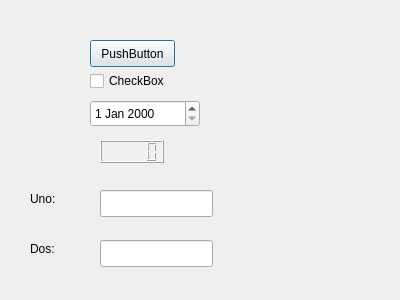
<?xml version="1.0" encoding="UTF-8"?>
<ui version="4.0">
 <class>Dialog</class>
 <widget class="QDialog" name="Dialog">
  <property name="geometry">
   <rect>
    <x>0</x>
    <y>0</y>
    <width>400</width>
    <height>300</height>
   </rect>
  </property>
  <property name="windowTitle">
   <string>Dialog</string>
  </property>
  <widget class="QPushButton" name="btnAccion">
   <property name="enabled">
    <bool>true</bool>
   </property>
   <property name="geometry">
    <rect>
     <x>90</x>
     <y>40</y>
     <width>85</width>
     <height>27</height>
    </rect>
   </property>
   <property name="font">
    <font>
     <family>Arial</family>
    </font>
   </property>
   <property name="text">
    <string>PushButton</string>
   </property>
  </widget>
  <widget class="QCheckBox" name="checkBox">
   <property name="geometry">
    <rect>
     <x>90</x>
     <y>70</y>
     <width>87</width>
     <height>22</height>
    </rect>
   </property>
   <property name="text">
    <string>CheckBox</string>
   </property>
  </widget>
  <widget class="QLCDNumber" name="lcdNumber">
   <property name="geometry">
    <rect>
     <x>100</x>
     <y>140</y>
     <width>64</width>
     <height>23</height>
    </rect>
   </property>
  </widget>
  <widget class="QDateEdit" name="dateEdit">
   <property name="geometry">
    <rect>
     <x>90</x>
     <y>100</y>
     <width>110</width>
     <height>27</height>
    </rect>
   </property>
  </widget>
  <widget class="QLineEdit" name="lineEdit_1">
   <property name="geometry">
    <rect>
     <x>100</x>
     <y>190</y>
     <width>113</width>
     <height>27</height>
    </rect>
   </property>
  </widget>
  <widget class="QLineEdit" name="lineEdit_2">
   <property name="geometry">
    <rect>
     <x>100</x>
     <y>240</y>
     <width>113</width>
     <height>27</height>
    </rect>
   </property>
  </widget>
  <widget class="QLabel" name="label">
   <property name="geometry">
    <rect>
     <x>30</x>
     <y>190</y>
     <width>54</width>
     <height>17</height>
    </rect>
   </property>
   <property name="text">
    <string>Uno:</string>
   </property>
  </widget>
  <widget class="QLabel" name="label_2">
   <property name="geometry">
    <rect>
     <x>30</x>
     <y>240</y>
     <width>54</width>
     <height>17</height>
    </rect>
   </property>
   <property name="text">
    <string>Dos:</string>
   </property>
  </widget>
 </widget>
 <tabstops>
  <tabstop>lineEdit_1</tabstop>
  <tabstop>lineEdit_2</tabstop>
  <tabstop>dateEdit</tabstop>
  <tabstop>btnAccion</tabstop>
  <tabstop>checkBox</tabstop>
 </tabstops>
 <resources/>
 <connections>
  <connection>
   <sender>lineEdit_1</sender>
   <signal>textEdited(QString)</signal>
   <receiver>lineEdit_2</receiver>
   <slot>setText(QString)</slot>
   <hints>
    <hint type="sourcelabel">
     <x>156</x>
     <y>203</y>
    </hint>
    <hint type="destinationlabel">
     <x>156</x>
     <y>253</y>
    </hint>
   </hints>
  </connection>
 </connections>
</ui>
